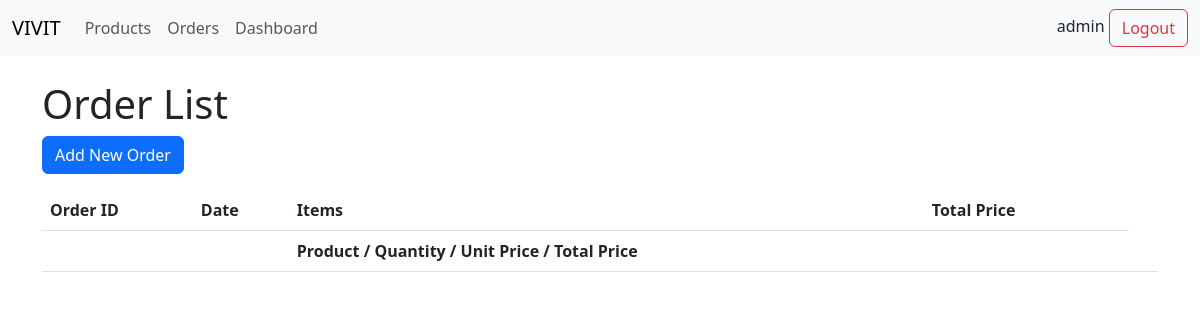
Before: /order/list (signed in) with the older database file.
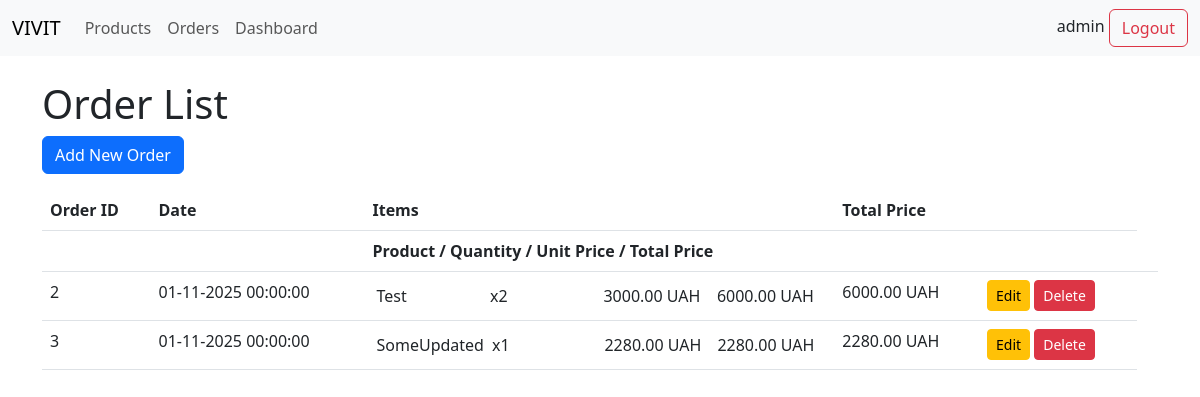
After: the same page with the newer database file.
### app/models.py (models this page shows, shortened)
class User(db.Model, UserMixin):
    __tablename__ = "user"
    id = db.Column(db.Integer, primary_key=True)
    username = db.Column(db.String(64), unique=True, nullable=False)
    password_hash = db.Column(db.String(128), nullable=False)

class Order(db.Model):
    __tablename__ = "order"
    id = db.Column(db.Integer, primary_key=True)
    created_at = db.Column(db.DateTime, nullable=False, default=datetime.utcnow)
    items = db.relationship(
        "OrderItem", back_populates="order", cascade="all, delete-orphan"
    )
    @property
    def total(self):
        total = Decimal("0")
        for item in self.items:
            total += Decimal(item.quantity) * Decimal(item.unit_price)
        return total

class OrderItem(db.Model):
    __tablename__ = "order_item"
    order_id = db.Column(db.Integer, db.ForeignKey("order.id"), primary_key=True)
    product_id = db.Column(db.Integer, db.ForeignKey("product.id"), primary_key=True)
    quantity = db.Column(db.Integer, nullable=False, default=1)
    unit_price = db.Column(Numeric(10, 2), nullable=False)
    order = db.relationship("Order", back_populates="items")
    product = db.relationship("Product")

class Product(db.Model):
    __tablename__ = "product"
    id = db.Column(db.Integer, primary_key=True)
    name = db.Column(db.String(100), nullable=False)
    cost = db.Column(Numeric(10, 2), nullable=False)
    margin = db.Column(Numeric(10, 2), nullable=True)

### app/order/routes.py (the view)
@order.route("/list", methods=["GET"])
@login_required
def orders_list():
    orders = Order.query.all()
    return render_template("order/list.html", orders=orders)

### app/extensions.py (called while the page is built)
@login_manager.user_loader
def load_user(user_id):
    from .models import User
    return User.query.get(int(user_id))

### app/templates/order/list.html (shortened to what this page needs)
{% extends "base.html" %}
{% block content %}
<h1>Order List</h1>
<a href="{{ url_for('order.add_order') }}" class="btn btn-primary mb-3">Add New Order</a>
<table class="table">
    <thead>
        <tr>
            <th>Order ID</th>
            <th>Date</th>
            <th>Items</th>
            <th>Total Price</th>
            <th></th>
        </tr>
        <tr>
            <th></th>
            <th></th>
            <th>Product / Quantity / Unit Price / Total Price</th>
            <th></th>
            <th></th>
            <th></th>
        </tr>
    </thead>
    <tbody>
        {% for order in orders %}
        <tr id="orderRow-{{order.id}}">
            <td>{{ order.id }}</td>
            <td>{{ order.created_at.strftime('%d-%m-%Y %H:%M:%S') }}</td>
            <td>
                <ul class="list-group">
                    <table class="table table-sm table-borderless mb-0">
                        <colgroup>
                            <col class="w-25">
                            <col class="w-25">
                            <col class="w-25">
                            <col class="w-25">
                        </colgroup>
                        {% for item in order.items %}
                        <tr>
                            <td>{{ item.product.name }}</td>
                            <td>x{{ item.quantity }}</td>
                            <td>{{ '%.2f' | format(item.unit_price) }} UAH</td>
                            <td>{{ '%.2f' | format(item.unit_price * item.quantity) }} UAH</td>
                        </tr>
                        {% endfor %}
                    </table>
                </ul>
            </td>
            <td>{{ '%.2f' | format(order.total) }} UAH</td>
            <td>
                <a href="{{ url_for('order.edit_order', order_id=order.id) }}" class="btn btn-sm btn-warning">Edit</a>
                <a onclick="deleteOrder({{ order.id }})" class="btn btn-sm btn-danger">Delete</a>
            </td>
        </tr>
        {% endfor %}
    </tbody>
</table>
{% endblock %}

### app/templates/base.html (shortened to what this page needs)
<!doctype html>
<html lang="en">
<head>
    <link href="https://cdn.jsdelivr.net/npm/bootstrap@5.3.0/dist/css/bootstrap.min.css" rel="stylesheet">
</head>
<body>
    <nav class="navbar navbar-expand-lg navbar-light bg-light mb-4">
        <div class="container-fluid">
            <a class="navbar-brand" href="{{ url_for('product.products_list') }}">VIVIT</a>
            <div class="collapse navbar-collapse" id="navbarSupportedContent">
                <ul class="navbar-nav me-auto mb-2 mb-lg-0">
                    <li class="nav-item">
                        <a class="nav-link" href="{{ url_for('product.products_list') }}">Products</a>
                    </li>
                    <li class="nav-item">
                        <a class="nav-link" href="{{ url_for('order.orders_list') }}">Orders</a>
                    </li>
                    <li class="nav-item">
                        <a class="nav-link" href="{{ url_for('analytics.stats') }}">Dashboard</a>
                    </li>
                </ul>
            </div>
            <div>
                {% if current_user.is_authenticated %}
                {{current_user.username}}
                <a class="btn btn-outline-danger" href="{{ url_for('auth.logout') }}">Logout</a>
                {% else %}
                You must <a class="" href="{{ url_for('auth.login') }}">Login</a>!
                {% endif %}
            </div>
        </div>
    </nav>
    <div class="container">
        {% block content %}{% endblock %}
    </div>
</body>
</html>

Changed rows visible on the page:
added Order: id "2", created_at "01-11-2025 00:00:00"
added OrderItem: product.name "Test", quantity "2", unit_price "3000.00", item.unit_price*item.quantity "6000.00", total "6000.00"
added Order: id "3", created_at "01-11-2025 00:00:00"
added OrderItem: product.name "SomeUpdated", quantity "1", unit_price "2280.00", item.unit_price*item.quantity "2280.00", total "2280.00", shown under "3"
